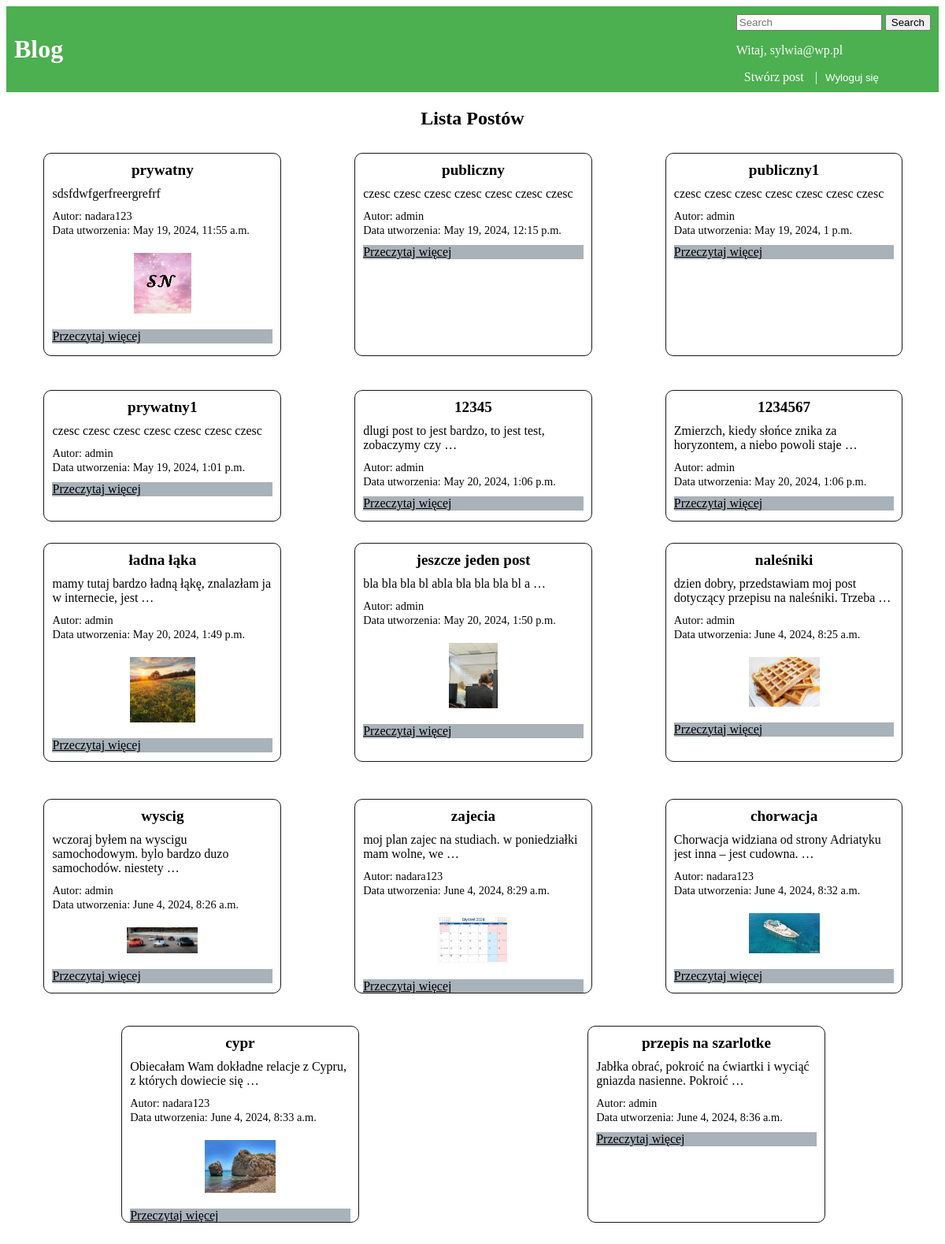
Page /posty/ (signed in) on the committed database.
### mainapp/models.py (models this page shows, shortened)
class Post(models.Model):
    tytul = models.CharField(max_length=200)
    tresc = models.TextField(max_length=2000)
    data_utworzenia = models.DateTimeField(auto_now_add=True)
    autor = models.ForeignKey(User, on_delete=models.CASCADE)
    image = models.ImageField(null=True, blank=True, upload_to="images/")
    DOSTEP_CHOICES = (
        ('Publiczny', 'Publiczny'),
        ('Ograniczony', 'Ograniczony'),
    )
    dostep = models.CharField(max_length=20, choices=DOSTEP_CHOICES, default='Publiczny')

### mainapp/views.py (the view)
# urls.py: path('posty/', views.post_list, name='post_list'),
def post_list(request):
    if request.user.is_authenticated:
        posts = Post.objects.all()
    else:
        posts = Post.objects.filter(dostep='Publiczny')
    print("wyswietlono liste postow")
    return render(request, './post/post_list.html', {'posts': posts})

### mainapp/templates/post/post_list.html (shortened to what this page needs)
{% extends "base.html" %}
{% block content %}
<div class="container mt-5">
  <h2 class="post-label">Lista Postów</h2>
  <div class="row justify-content-center">
    {% for post in posts %}
    <div class="col-md-4 mb-3">
      <div class="card post-card">
        <div class="card-body">
          <h5 class="card-title post-title">{{ post.tytul }}</h5>
          <p class="card-text post-text">{{ post.tresc|truncatewords_html:10 }}</p>
        </div>
        <div class="card-footer">
          <small class="text-muted post-info">Autor: {{ post.autor }}</small>
          <br>
          <small class="text-muted post-info">Data utworzenia: {{ post.data_utworzenia }}</small>
        </div>
        {% if post.image %}
        <img src="{{ post.image.url }}" alt="{{ post.tytul }}" class="post-image">
        {% endif %}
        <a href="{% url 'post_detail' post.id %}" class="btn btn-primary read-more-btn">Przeczytaj więcej</a>
      </div>
    </div>
    {% endfor %}
  </div>
</div>
{% endblock %}

### mainapp/templates/base.html (shortened to what this page needs)
<!DOCTYPE html>
<html lang="en">
<head>
</head>
<body>
    <header>
        <a href="{% url 'index' %}" style="text-decoration: none; color: white;">
            <h1>Blog</h1>
        </a>
        <nav>
            {% if user.is_authenticated %}
                <form class = "d-flex" method=POST action="{% url 'search' %} ">
                    <input class=" form-control me-2" type="search" placeholder="Search" aria-label="Search" name="searched">
                    <button class="btn btn-outline-secondary" type="submit">Search</button>
                </form>
                <p>Witaj, {{ user.email }}</p>
                <a href="{% url 'createpost' %}" style="text-decoration: none; color: white;">Stwórz post</a> |
                <form action="{% url 'logout' %}" method="post" id="logout-form" style="display: inline;">
                    <button type="submit" style="text-decoration: none; color: white; background-color: transparent; border: none;">Wyloguj się</button>
                </form>
            {% endif %}
        </nav>
    </header>
    {% block content %}
    {% endblock %}
</body>
</html>

### mainapp/templates/base.html (style rules this page uses)
header { background-color: #4CAF50; color: white; padding: 10px; display: flex; justify-content: space-between; align-items: center; }
nav a { color: white; text-decoration: none; margin: 0 10px; }

### mainapp/templates/post/post_list.html (style rules this page uses)
.post-card { border: 1px solid #191818; border-radius: 10px; margin-bottom: 20px; margin-top: 10px; width: 100%; height: 85%; overflow: hidden; }
.post-title { font-size: 1.2rem; color: #000000; margin: 10px; text-align: center; }
.post-text { font-size: 1rem; color: #050505; margin: 10px; overflow: hidden; height: 60%; }
.post-image { max-width: 30%; max-height: 30%; margin: 20px auto; display: block; }
.post-info { font-size: 0.9rem; color: #060606; margin: 10px; }
.read-more-btn { background-color: #a9b1b9; color: #000000; border: none; margin: 10px; display: block; }
.post-label { font-size: 1.5rem; font-weight: bold; color: #000000; text-align: center; margin-bottom: 20px; }
@media (min-width: 768px) { .col-md-4 { flex: 0 0 calc(27% - 20px); max-width: calc(27% - 20px); } }
@media (min-width: 768px) { .row { display: flex; flex-wrap: wrap; justify-content: space-around; margin-top: 10px; margin-bottom: 20px; } }
@media (min-width: 768px) { .col-md-4 { padding: 0 10px; } }

### rows in the picture
Post: tytul "prywatny", tresc "sdsfdwfgerfreergrefrf", autor "nadara123", data_utworzenia "May 19, 2024, 11:55 a.m.", image (picture)
Post: tytul "publiczny", tresc "czesc czesc czesc czesc czesc czesc czesc", autor "admin", data_utworzenia "May 19, 2024, 12:15 p.m."
Post: tytul "publiczny1", tresc "czesc czesc czesc czesc czesc czesc czesc", autor "admin", data_utworzenia "May 19, 2024, 1 p.m."
Post: tytul "prywatny1", tresc "czesc czesc czesc czesc czesc czesc czesc", autor "admin", data_utworzenia "May 19, 2024, 1:01 p.m."
Post: tytul "12345", tresc "dlugi post to jest bardzo, to jest test, zobaczymy czy …", autor "admin", data_utworzenia "May 20, 2024, 1:06 p.m."
Post: tytul "1234567", tresc "Zmierzch, kiedy słońce znika za horyzontem, a niebo powoli staje …", autor "admin", data_utworzenia "May 20, 2024, 1:06 p.m."
Post: tytul "ładna łąka", tresc "mamy tutaj bardzo ładną łąkę, znalazłam ja w internecie, jest …", autor "admin", data_utworzenia "May 20, 2024, 1:49 p.m.", image (picture)
Post: tytul "jeszcze jeden post", tresc "bla bla bla bl abla bla bla bla bl a …", autor "admin", data_utworzenia "May 20, 2024, 1:50 p.m.", image (picture)
Post: tytul "naleśniki", tresc "dzien dobry, przedstawiam moj post dotyczący przepisu na naleśniki. Trzeba …", autor "admin", data_utworzenia "June 4, 2024, 8:25 a.m.", image (picture)
Post: tytul "wyscig", tresc "wczoraj byłem na wyscigu samochodowym. bylo bardzo duzo samochodów. niestety …", autor "admin", data_utworzenia "June 4, 2024, 8:26 a.m.", image (picture)
Post: tytul "zajecia", tresc "moj plan zajec na studiach. w poniedziałki mam wolne, we …", autor "nadara123", data_utworzenia "June 4, 2024, 8:29 a.m.", image (picture)
Post: tytul "chorwacja", tresc "Chorwacja widziana od strony Adriatyku jest inna – jest cudowna. …", autor "nadara123", data_utworzenia "June 4, 2024, 8:32 a.m.", image (picture)
Post: tytul "cypr", tresc "Obiecałam Wam dokładne relacje z Cypru, z których dowiecie się …", autor "nadara123", data_utworzenia "June 4, 2024, 8:33 a.m.", image (picture)
Post: tytul "przepis na szarlotke", tresc "Jabłka obrać, pokroić na ćwiartki i wyciąć gniazda nasienne. Pokroić …", autor "admin", data_utworzenia "June 4, 2024, 8:36 a.m."

### other values in the picture
{{ user.email }} "sylwia@wp.pl"
